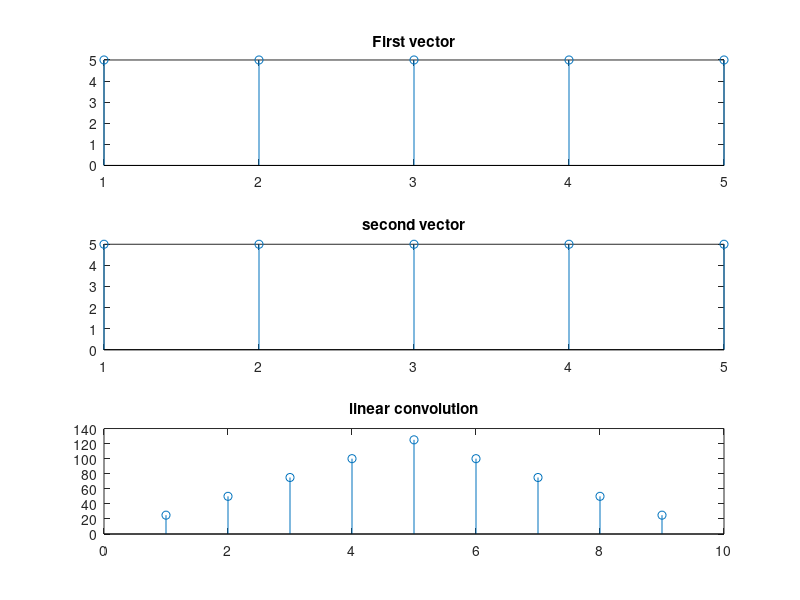

This figure's MATLAB source:
a = zeros(input("enter the size and the seq "),1);
for i=1:length(a)
    a(i) = input("");
end    


b = zeros(input("enter the size and the seq "),1);
for i=1:length(b)
    b(i) = input("");
end  


c = conv(a, b);

subplot(3, 1, 1);
stem(a);
title("First vector");

subplot(3, 1, 2);
stem(b);
title("second vector");

subplot(3, 1, 3);
stem(c);
title("linear convolution");